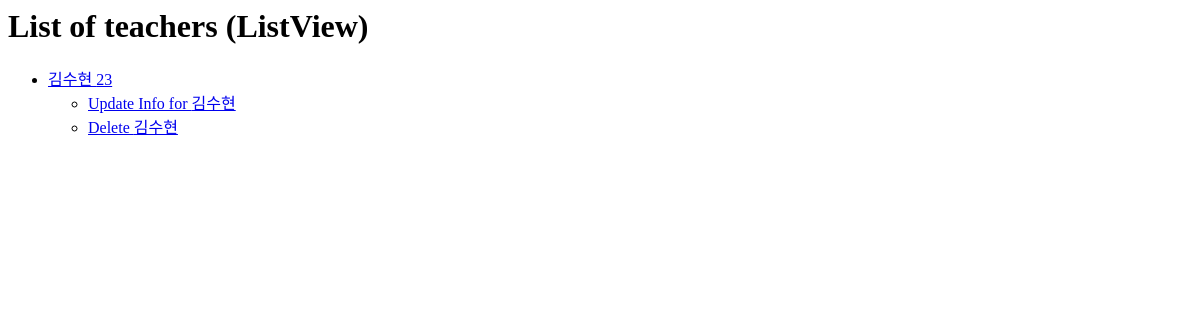
Before: /my_app/list_teacher/ with the older database file.
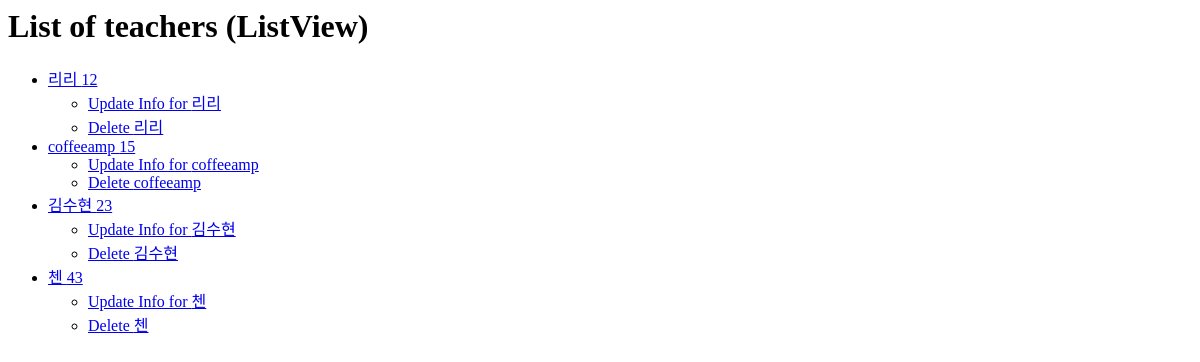
After: the same page with the newer database file.
### my_app/models.py (models this page shows, shortened)
class Teacher(models.Model):
    name = models.CharField(max_length=30)
    age = models.IntegerField()
    subject = models.CharField(max_length=30)

### my_app/views.py (the view)
# urls.py: path('list_teacher/', TeacherListView.as_view(), name='list_teacher'),
class TeacherListView(ListView):
    model = Teacher
    queryset = Teacher.objects.order_by('age')
    context_object_name = 'teachers_list' # context_object_name을 teachers로 설정

### my_app/templates/my_app/teacher_list.html
<h1>List of teachers (ListView) </h1>
<ul>
    {% for teacher in teachers_list  %}
        <li>
            <a href="/my_app/detail_teacher/{{teacher.id}}">{{teacher.name}} {{teacher.age}}</a>
        </li>
            <ul>
                <li>
                    <a href="/my_app/update_teacher/{{teacher.id}}">Update Info for {{teacher.name}}</a>
                </li>
                <li>
                    <a href="/my_app/delete_teacher/{{teacher.id}}">Delete {{teacher.name}}</a>
                </li>
            </ul>
    {% endfor %}
</ul>

Changed rows visible on the page:
added Teacher: name "리리", age "12"
added Teacher: name "coffeeamp", age "15"
added Teacher: name "첸", age "43"
